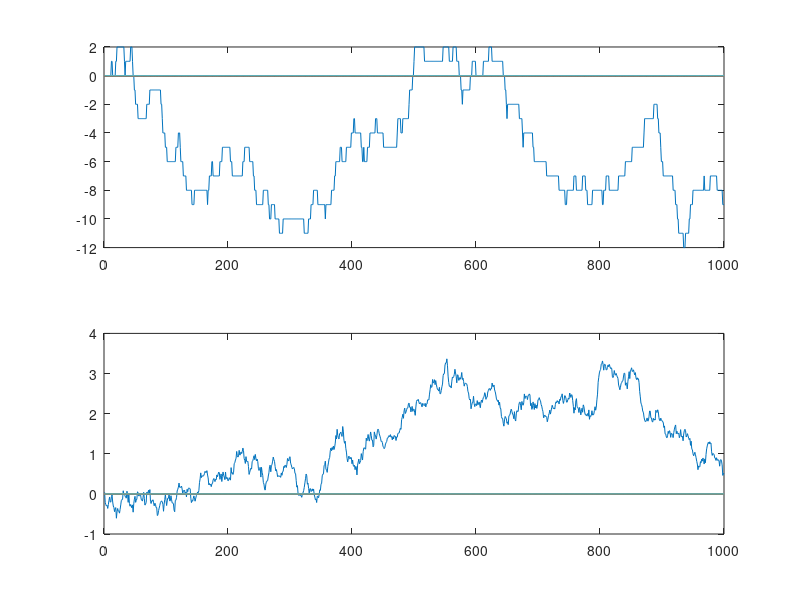

MATLAB code to generate this figure:
% Sky Hoffert
% August 22, 2019
% Random accumulation.

clear,clc

nSamples = 1000;

% Trinary mode (up, down, flat)
oddsZero = 10;
oddsPositive = 1;
oddsNegative = 1;
oddsTotal = oddsZero + oddsPositive + oddsNegative;

values = zeros(nSamples);
cumulative = 0;

for i = 1:1:nSamples
    v = oddsTotal * rand;
    if v < oddsPositive
        cumulative = cumulative + 1;
    elseif v < oddsPositive + oddsNegative
        cumulative = cumulative - 1;
    end
    values(i) = cumulative;
end

subplot(2,1,1);
plot(values);

% Floating mode
factor = 0.1;

values = zeros(nSamples);
cumulative = 0;

for i = 1:1:nSamples
    cumulative = cumulative + factor * randn;
    values(i) = cumulative;
end

subplot(2,1,2);
plot(values);
